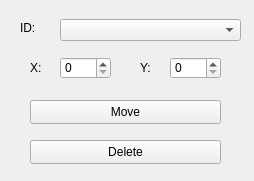
   <widget class="QWidget" name="widget" native="true">
    <property name="geometry">
     <rect>
      <x>0</x>
      <y>590</y>
      <width>254</width>
      <height>181</height>
     </rect>
    </property>
    <property name="autoFillBackground">
     <bool>true</bool>
    </property>
    <widget class="QLabel" name="ID">
     <property name="geometry">
      <rect>
       <x>20</x>
       <y>20</y>
       <width>49</width>
       <height>16</height>
      </rect>
     </property>
     <property name="text">
      <string>ID:</string>
     </property>
    </widget>
    <widget class="QComboBox" name="id">
     <property name="geometry">
      <rect>
       <x>60</x>
       <y>19</y>
       <width>181</width>
       <height>22</height>
      </rect>
     </property>
    </widget>
    <widget class="QSpinBox" name="y_8">
     <property name="geometry">
      <rect>
       <x>170</x>
       <y>57</y>
       <width>51</width>
       <height>22</height>
      </rect>
     </property>
    </widget>
    <widget class="QSpinBox" name="x_8">
     <property name="geometry">
      <rect>
       <x>60</x>
       <y>57</y>
       <width>51</width>
       <height>22</height>
      </rect>
     </property>
    </widget>
    <widget class="QLabel" name="Y_8">
     <property name="geometry">
      <rect>
       <x>140</x>
       <y>60</y>
       <width>10</width>
       <height>16</height>
      </rect>
     </property>
     <property name="text">
      <string>Y:</string>
     </property>
    </widget>
    <widget class="QLabel" name="X_8">
     <property name="geometry">
      <rect>
       <x>30</x>
       <y>60</y>
       <width>16</width>
       <height>16</height>
      </rect>
     </property>
     <property name="text">
      <string>X:</string>
     </property>
    </widget>
    <widget class="QPushButton" name="Move">
     <property name="geometry">
      <rect>
       <x>30</x>
       <y>100</y>
       <width>191</width>
       <height>24</height>
      </rect>
     </property>
     <property name="text">
      <string>Move</string>
     </property>
    </widget>
    <widget class="QPushButton" name="Delete">
     <property name="geometry">
      <rect>
       <x>30</x>
       <y>140</y>
       <width>191</width>
       <height>24</height>
      </rect>
     </property>
     <property name="text">
      <string>Delete</string>
     </property>
    </widget>
   </widget>
